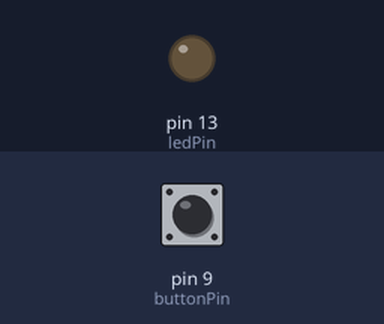
Recording of a sketch running on a simulated Arduino Uno, built with avr-gcc and run on an emulated ATmega328P. On the bench: output pins drawn as LEDs (lit = HIGH). Dashed ring = blinking. The test bench sets the inputs (shaded band); at power-on: pin 9 (buttonPin) LOW.

Above: at 1.2 s.
1.3 s: pin 9 (buttonPin) pulled HIGH for 0.15 s
At 1.79 s:
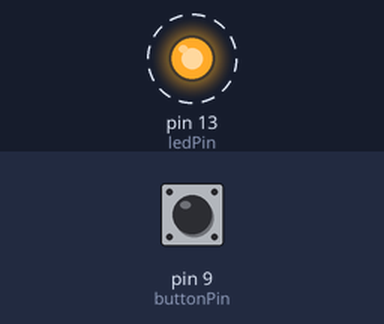
Timing chart, 0 to 10.3 s (numbered marks = the images above; inputs shaded):
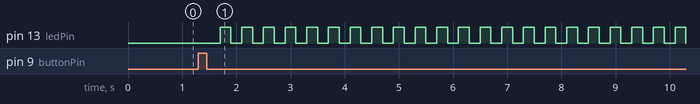

The sketch:

Generator.ino
```cpp
int TurnOn = 0;
bool working = false;

// constants won't change. Used here to set a pin number :
const int ledPin =  13;      // the number of the LED pin
const int buttonPin = 9;

// Variables will change :
int ledState = LOW;             // ledState used to set the LED

// Generally, you should use "unsigned long" for variables that hold time
// The value will quickly become too large for an int to store
unsigned long previousMillis = 0;        // will store last time LED was updated

// constants won't change :
const long interval = 200;           // interval at which to blink (milliseconds)

void setup() {
  // set the digital pin as output:
  pinMode(ledPin, OUTPUT);
  pinMode(buttonPin, INPUT);
}

void loop() {

  unsigned long currentMillis = millis();

  TurnOn = digitalRead(buttonPin);

  if (TurnOn == HIGH)
  {
    if (working == true)
    {
      working = false;
    }
    else
    {
      working = true;
    }

  }
  // here is where you'd put code that needs to be running all the time.

  // check to see if it's time to blink the LED; that is, if the
  // difference between the current time and last time you blinked
  // the LED is bigger than the interval at which you want to
  // blink the LED.


  if (working == true) {
    if (currentMillis - previousMillis >= interval) {
      // save the last time you blinked the LED
      previousMillis = currentMillis;

      // if the LED is off turn it on and vice-versa:
      if (ledState == LOW) {
        ledState = HIGH;
      } else {
        ledState = LOW;
      }

      // set the LED with the ledState of the variable:
      digitalWrite(ledPin, ledState);
    }
  }
  else
  {
    digitalWrite(ledPin, LOW);
  }
}
```

Measured:
- after the input at 1.3 s, pin 13 (ledPin): alternates HIGH for 0.20 s and LOW for 0.20 s, starting after 0.40 s
